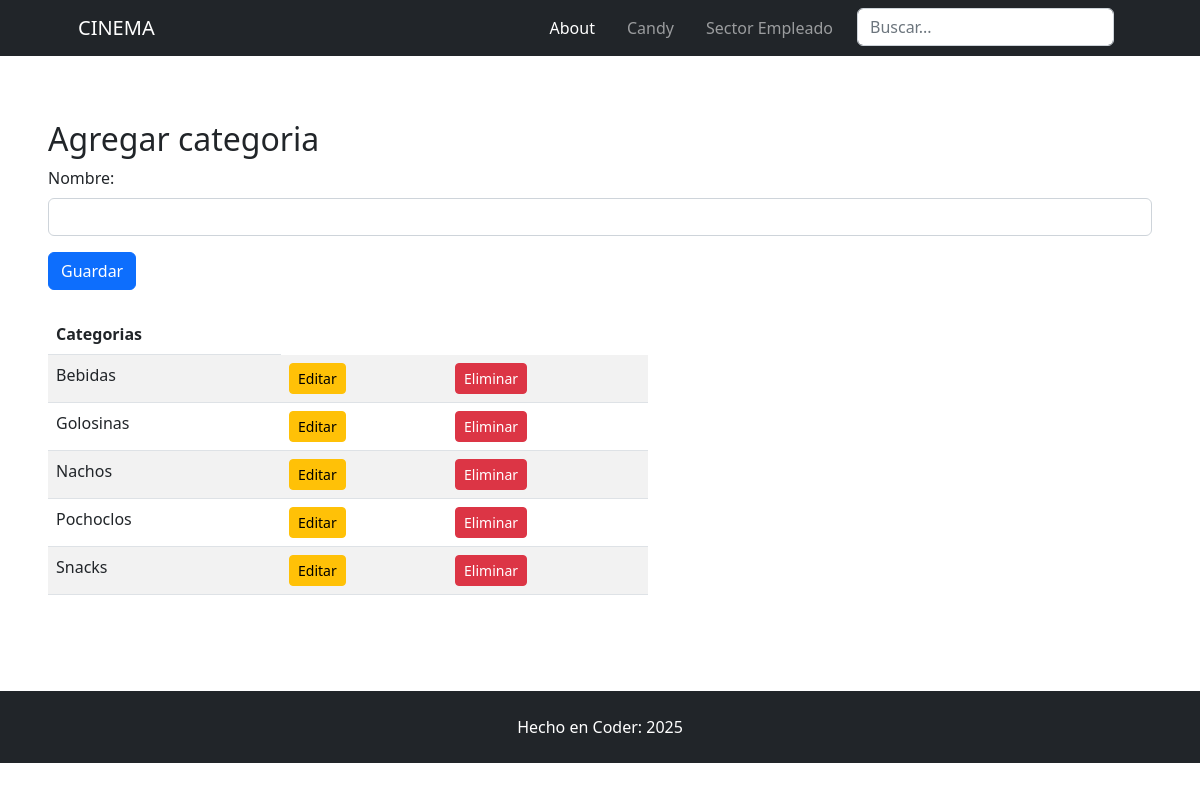
Page /categorias/ on the committed database.
### candy/models.py (models this page shows, shortened)
class CategoriaCandy(models.Model):
    nombre = models.CharField(max_length=50)

### candy/views.py (the view)
# urls.py: path('categorias/', views.empleados_categorias, name='categorias'),
def empleados_categorias(request):
    categoria = CategoriaCandy.objects.all().order_by('nombre')
    if request.method == "GET":
        form = forms.CategoriaForm()
    if request.method == "POST":
        form = forms.CategoriaForm(request.POST)
        if form.is_valid():
            form.save()
            return redirect('candy:categorias')
    return render(request, 'candy/categorias.html', {'form': form, 'categoria': categoria})

### candy/forms.py
class CategoriaForm(forms.ModelForm):
    class Meta:
        model = models.CategoriaCandy
        fields = "__all__"

### candy/templates/candy/categorias.html (shortened to what this page needs)
{% extends 'candy/base.html' %}
        {% block content %}
        {% load static %}
            <form method="post" class="mt-3">
                <h2>Agregar categoria</h2>
                <div class="mb-3">
                    <label for="{{ form.nombre.id_for_label }}" class="form-label">Nombre:</label>
                    <input type="text" class="form-control" id="{{ form.nombre.id_for_label }}" name="{{ form.nombre.name }}" required>
                </div>
                <button type="submit" class="btn btn-primary">Guardar</button>
            </form>
            <br>
            <div style="max-width: 600px;">
                <table class="table table-striped">
                    <thead>
                        <tr>
                            <th>Categorias</th>
                        </tr>
                    </thead>
                    <tbody>
                    {% for c in categoria %}
                        <tr>
                            <td>{{c.nombre}}</td>
                            <td><a href="{% url 'candy:categoria_update' c.id %}" class="btn btn-sm btn-warning">Editar</a></td>
                            <td><a href="{% url 'candy:categoria_delete' c.id %}" class="btn btn-sm btn-danger">Eliminar</a></td>
                        </tr>
                    {% endfor %}
                    </tbody>
                </table>
            </div>
        {% endblock content %}

### rows in the picture
CategoriaCandy: nombre "Bebidas"
CategoriaCandy: nombre "Golosinas"
CategoriaCandy: nombre "Nachos"
CategoriaCandy: nombre "Pochoclos"
CategoriaCandy: nombre "Snacks"
